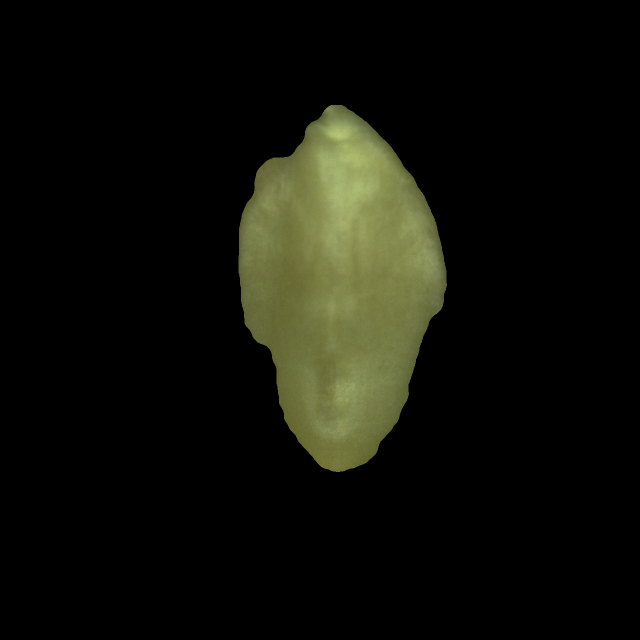
#> input picture neural_network/dataset(part)/belly_image/1.png, 1280 x 1280 px (shown at 1/2 size)
$ python -i function.py   (imports and definitions only)   (older library calls are emulated)
#> lines starting #> are read from the running program, lines starting #| are printed output that depends on the picture; after the words box and inside, x2 and y2 are one past the last pixel; in counts of white or black regions, pixels touching at a corner belong together
import cv2
import numpy as np
from scipy.spatial import ConvexHull
from tensorboard.compat.tensorflow_stub.dtypes import uint8

from neural_network.seed_image_processing.seed_belly_extract import holes_filled, eroded, labels


# [121 lines left out: functions extract_color_region, accuracy, not called in this run]

def seed_belly_extract(image_path,show = False):
#> called with image_path = '../dataset(part)/belly_image/1.png', show = False
    img = cv2.imread(image_path)
#> img is the input picture: shape (1280, 1280, 3); mean B, G, R 9.2, 16.3, 15.5

    hsv = cv2.cvtColor(img,cv2.COLOR_BGR2HSV)
#> hsv: shape (1280, 1280, 3); mean H, S, V 4.2, 14.3, 16.3
    h,s,v = cv2.split(hsv)
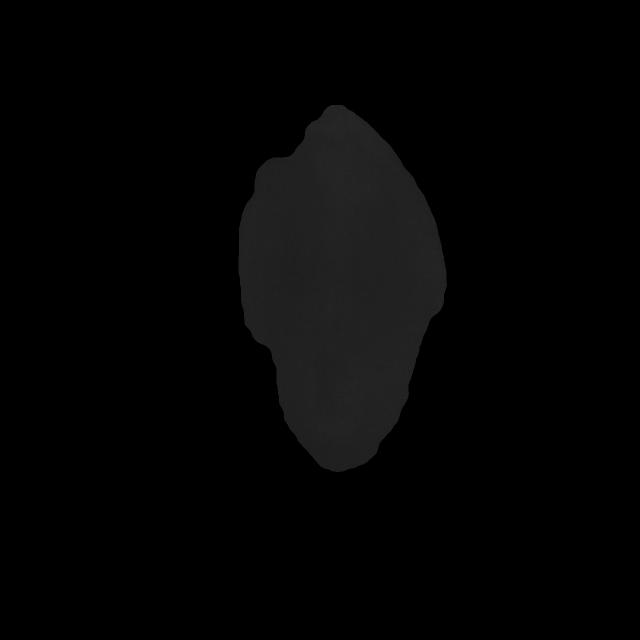
#> h: shape (1280, 1280) (shown at 1/2 size); min 0, max 40, mean 4.2
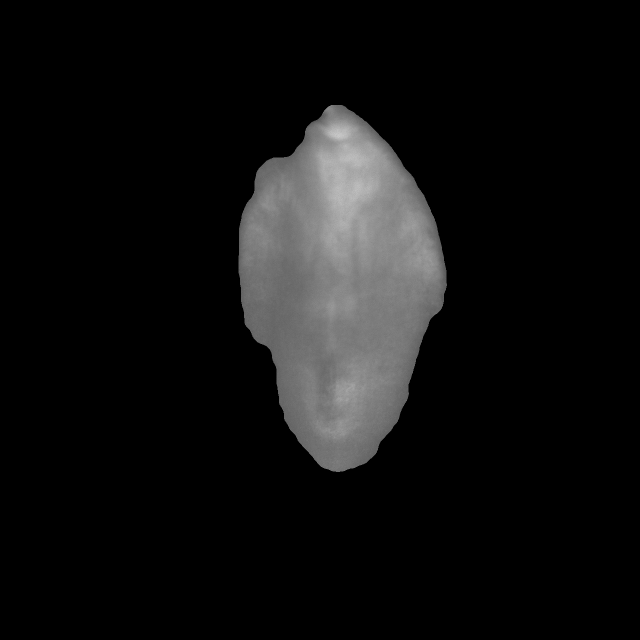
#> v: shape (1280, 1280) (shown at 1/2 size); min 0, max 204, mean 16.3
    s_eq = cv2.equalizeHist(s)
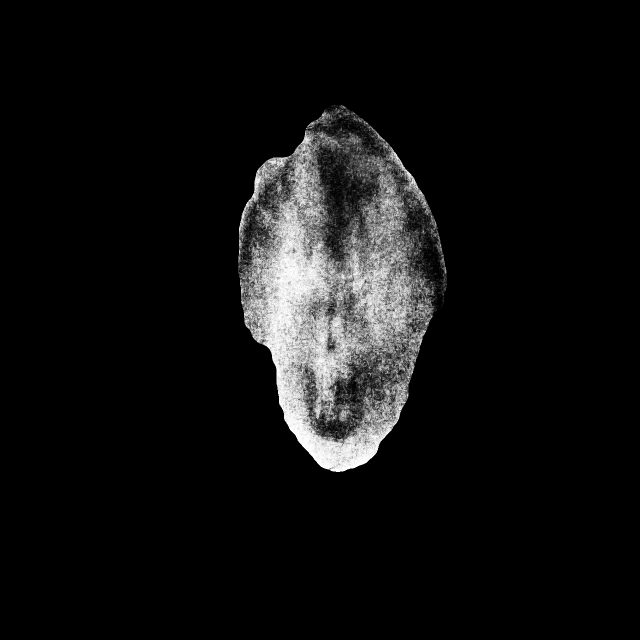
#> s_eq: shape (1280, 1280) (shown at 1/2 size); min 0, max 255, mean 16.7
    v_eq = cv2.equalizeHist(v)
    hsv_eq = cv2.merge((h,s_eq,v_eq))
#> hsv_eq: shape (1280, 1280, 3); mean H, S, V 4.2, 16.7, 16.5
    # img_eq = cv2.cvtColor(hsv_eq,cv2.COLOR_HSV2RGB)

    gray = cv2.cvtColor(img,cv2.COLOR_RGB2GRAY)

    lower_belly = np.array([0,0,140])
    upper_belly = np.array([255,140,255])
    mask = cv2.inRange(hsv_eq,lower_belly,upper_belly)
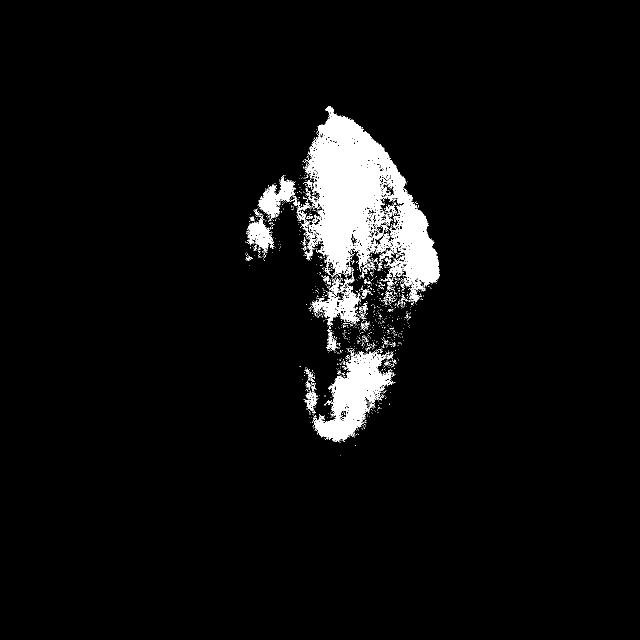
#> mask: shape (1280, 1280) (shown at 1/2 size); 4.5% white; 1580 white regions (1521 under 20 px), largest, box (x1, y1, x2, y2) and area: (606, 212, 879, 604) 47380, (625, 702, 786, 884) 12144, (623, 552, 721, 652) 3375

    hole_filled = mask.copy()
    h_image,w_image = hole_filled.shape
#> h_image = 1280; w_image = 1280
    mask_floodfill = np.zeros((h_image+2,w_image+2),np.uint8)
    cv2.floodFill(hole_filled,mask_floodfill,(0,0),255)
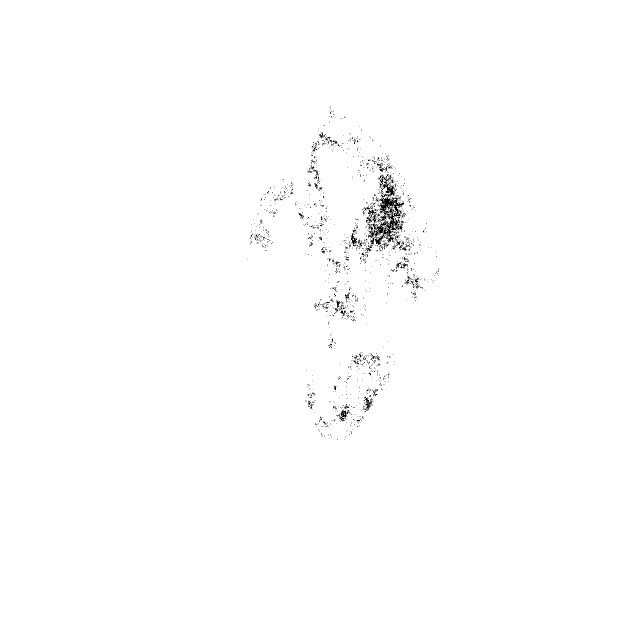
#> hole_filled: shape (1280, 1280) (shown at 1/2 size); 99.4% white; black in thin lines or dots, all inside (x1, y1, x2, y2) = (495, 213, 878, 880)
    hole_filled_inv = cv2.bitwise_not(hole_filled)
    mask = cv2.bitwise_or(mask,hole_filled_inv)
#> mask: shape (1280, 1280); 5.1% white; 1495 white regions (1437 under 20 px), largest, box (x1, y1, x2, y2) and area: (606, 212, 879, 604) 54311, (625, 702, 786, 884) 13365, (623, 552, 721, 652) 3980

    binary_gray = np.where(gray > 0, 255, 0).astype(np.uint8)
#> binary_gray: shape (1280, 1280); 12.7% white; 1 white region, box (x1, y1, x2, y2) and area: (477, 210, 894, 944) 208852
    kernel_3 = np.ones((3,3),np.uint8)
    kernel_15 = np.ones((15,15),np.uint8)
    binary_gray = cv2.erode(binary_gray,kernel_15,iterations=1)
#> binary_gray: shape (1280, 1280); 11.8% white; 1 white region, box (x1, y1, x2, y2) and area: (484, 217, 886, 936) 192945

    mask_clean = cv2.morphologyEx(mask,cv2.MORPH_CLOSE,kernel_3)
#> mask_clean: shape (1280, 1280); 5.7% white; 374 white regions (359 under 20 px), largest, box (x1, y1, x2, y2) and area: (514, 212, 880, 705) 71273, (607, 666, 795, 885) 17240, (492, 418, 550, 521) 2767
    mask_clean = cv2.morphologyEx(mask_clean,cv2.MORPH_OPEN,kernel_15)
#> mask_clean: shape (1280, 1280); 4.6% white; 6 white regions, box (x1, y1, x2, y2) and area: (612, 228, 878, 579) 53215, (631, 706, 782, 881) 13604, (645, 585, 716, 644) 2875, (519, 362, 588, 435) 2809, (495, 445, 545, 494) 1881, (616, 787, 632, 816) 461
    mask_clean = cv2.bitwise_and(mask_clean,binary_gray)

    kernel_50 = cv2.getStructuringElement(cv2.MORPH_ELLIPSE,(50,50))
    kernel_60 = cv2.getStructuringElement(cv2.MORPH_ELLIPSE,(60,60))
    eroded = cv2.erode(mask_clean,kernel_50,iterations=1)
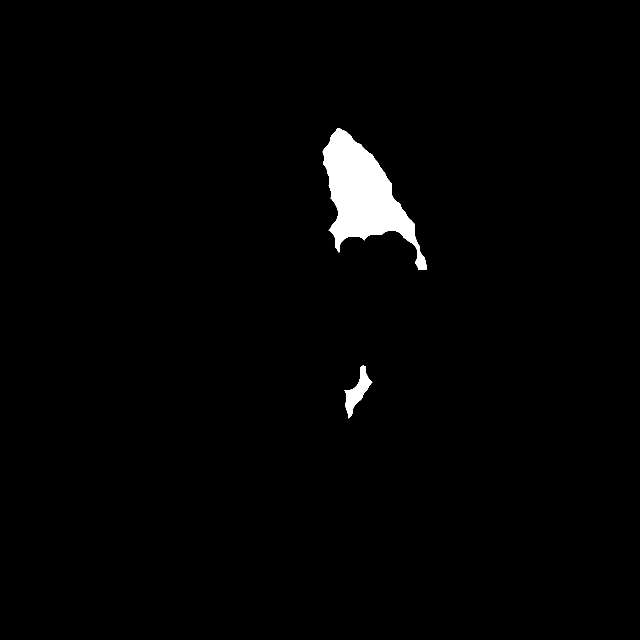
#> eroded: shape (1280, 1280) (shown at 1/2 size); 1.7% white; 2 white regions, box (x1, y1, x2, y2) and area: (645, 256, 853, 540) 25081, (689, 731, 745, 837) 2156
    num_labels,labels,stats,_ = cv2.connectedComponentsWithStats(eroded,connectivity=8)
#> labels: shape (1280, 1280) int32; 3 distinct labels, from 0 to 2
#> num_labels = 3; stats = [[0, 0, 1280, 1280, 1611163], [645, 256, 208, 284, 25081], [689, 731, 56, 106, 2156]]
    max_label = 1
    max_area = 0
    for i in range(1,num_labels):
        area = stats[i,cv2.CC_STAT_AREA]
        if area > max_area:
            max_area = area
            max_label = i
#> this loop made 2 passes
#> (area, max_area) on pass 1: (25081, 25081)
#> area on pass 2: 2156
#> after the loop, max_area = 25081; max_label = 1
    eroded_mask = np.uint8(labels == max_label)*255
#> eroded_mask: shape (1280, 1280); 1.5% white; 1 white region, box (x1, y1, x2, y2) and area: (645, 256, 853, 540) 25081
    dilated = cv2.dilate(eroded_mask,kernel_60,iterations=1)
#> dilated: shape (1280, 1280); 3.3% white; 1 white region, box (x1, y1, x2, y2) and area: (616, 227, 883, 570) 54778
    dilated = cv2.morphologyEx(dilated,cv2.MORPH_CLOSE,kernel_50)
#> dilated: shape (1280, 1280); 3.4% white; 1 white region, box (x1, y1, x2, y2) and area: (617, 228, 884, 571) 55006

    holes_filled = dilated.copy()
    h, w = holes_filled.shape
#> h = 1280; w = 1280
    mask_floodfill = np.zeros((h + 2, w + 2), np.uint8)
    cv2.floodFill(holes_filled, mask_floodfill, (0, 0), 255)
#> holes_filled: shape (1280, 1280); every value is 255

    holes_filled_inv = cv2.bitwise_not(holes_filled)
#> holes_filled_inv: shape (1280, 1280); every value is 0

    dilated = cv2.bitwise_or(dilated, holes_filled_inv)

    result_image = cv2.bitwise_and(img,img,mask=dilated)
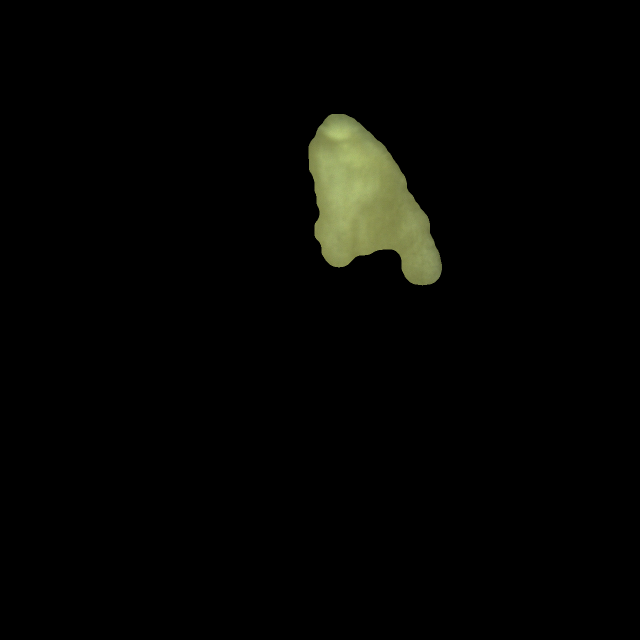
#> result_image: shape (1280, 1280, 3) (shown at 1/2 size); mean B, G, R 3, 5.1, 4.8

    if show:
        img_show = cv2.resize(img, (1000, 1000))
        dilated_show = cv2.resize(dilated, (1000, 1000))
        mask_show = cv2.resize(mask, (1000, 1000))
        result_show = cv2.resize(result_image, (1000, 1000))

        cv2.namedWindow('Original', cv2.WINDOW_NORMAL)
        cv2.namedWindow('dilated', cv2.WINDOW_NORMAL)
        cv2.namedWindow('mask', cv2.WINDOW_NORMAL)
        cv2.namedWindow('result', cv2.WINDOW_NORMAL)

        cv2.imshow("Original", img_show)
        cv2.imshow("dilated", dilated_show)
        cv2.imshow("mask", mask_show)
        cv2.imshow("result", result_show)
        cv2.waitKey(0)
        cv2.destroyAllWindows()

    return result_image

# [14 lines left out: function aspect_ratio_min_area, not called in this run]

>>> result = seed_belly_extract('../dataset(part)/belly_image/1.png')
